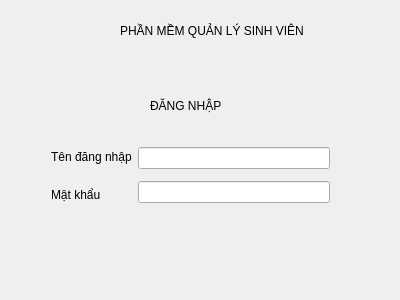
<?xml version="1.0" encoding="UTF-8"?>
<ui version="4.0">
 <class>QLSV</class>
 <widget class="QWidget" name="QLSV">
  <property name="geometry">
   <rect>
    <x>0</x>
    <y>0</y>
    <width>400</width>
    <height>300</height>
   </rect>
  </property>
  <property name="windowTitle">
   <string>QLSV</string>
  </property>
  <widget class="QLabel" name="label">
   <property name="geometry">
    <rect>
     <x>120</x>
     <y>10</y>
     <width>241</width>
     <height>41</height>
    </rect>
   </property>
   <property name="text">
    <string>PHẦN MỀM QUẢN LÝ SINH VIÊN</string>
   </property>
  </widget>
  <widget class="QLabel" name="label_2">
   <property name="geometry">
    <rect>
     <x>150</x>
     <y>90</y>
     <width>131</width>
     <height>31</height>
    </rect>
   </property>
   <property name="text">
    <string>ĐĂNG NHẬP</string>
   </property>
  </widget>
  <widget class="QWidget" name="">
   <property name="geometry">
    <rect>
     <x>40</x>
     <y>130</y>
     <width>301</width>
     <height>91</height>
    </rect>
   </property>
   <layout class="QHBoxLayout" name="horizontalLayout">
    <item>
     <layout class="QVBoxLayout" name="verticalLayout_2">
      <item>
       <widget class="QLabel" name="label_3">
        <property name="text">
         <string>Tên đăng nhập</string>
        </property>
       </widget>
      </item>
      <item>
       <widget class="QLabel" name="label_4">
        <property name="text">
         <string>Mật khẩu</string>
        </property>
       </widget>
      </item>
     </layout>
    </item>
    <item>
     <layout class="QVBoxLayout" name="verticalLayout">
      <item>
       <widget class="QLineEdit" name="lineEdit"/>
      </item>
      <item>
       <widget class="QLineEdit" name="lineEdit_2"/>
      </item>
     </layout>
    </item>
   </layout>
  </widget>
 </widget>
 <layoutdefault spacing="6" margin="11"/>
 <resources/>
 <connections/>
</ui>
